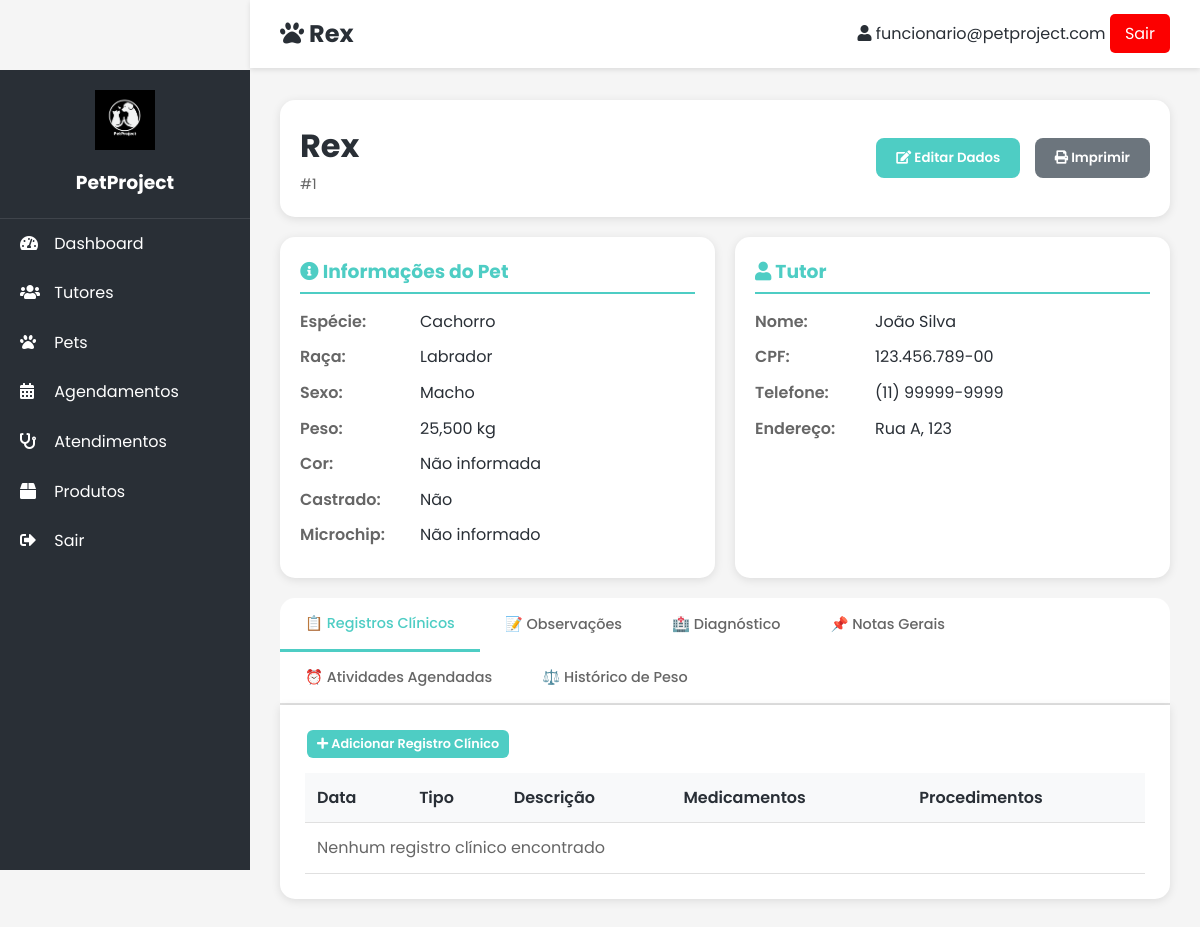
The page /pages/pet_detalhe.php?id=1 (signed in) on the database its author committed.
### tables this page shows
CREATE TABLE pet (
    idPet INT AUTO_INCREMENT PRIMARY KEY,
    nome VARCHAR(100),
    especie VARCHAR(50),
    raca VARCHAR(50),
    peso DECIMAL(5,2),
    sexo VARCHAR(10),
    idTutor INT,
    FOREIGN KEY (idTutor) REFERENCES tutor(idTutor)
);

CREATE TABLE tutor (
    idTutor INT AUTO_INCREMENT PRIMARY KEY,
    nome VARCHAR(100),
    cpf VARCHAR(14),
    telefone VARCHAR(20),
    endereco VARCHAR(150)
);

### pages/pet_detalhe.php (the view, shortened to what this page needs)
<?php
$conn = getConnection();
$pet_id = isset($_GET['id']) ? (int)$_GET['id'] : 0;
$tutor_id = isset($_GET['tutor_id']) ? (int)$_GET['tutor_id'] : 0;
$is_new = (isset($_GET['action']) && $_GET['action'] === 'new') || $pet_id == 0;
$pet = null;
if (!$is_new && $pet_id > 0) {
    $result = $conn->query("SELECT p.*, t.nome as tutor_nome, t.cpf, t.telefone, t.endereco
                            FROM pet p
                            JOIN tutor t ON p.idTutor = t.idTutor
                            WHERE p.idPet = $pet_id");
    $pet = $result->fetch_assoc();
    if ($pet) {
        $pet['microchip'] = isset($pet['microchip']) ? $pet['microchip'] : '';
        $pet['observacoes'] = isset($pet['observacoes']) ? $pet['observacoes'] : '';
        $pet['diagnostico'] = isset($pet['diagnostico']) ? $pet['diagnostico'] : '';
        $pet['notas_gerais'] = isset($pet['notas_gerais']) ? $pet['notas_gerais'] : '';
        $pet['alertas'] = isset($pet['alertas']) ? $pet['alertas'] : '';
        $pet['castrado'] = isset($pet['castrado']) ? $pet['castrado'] : 0;
        $pet['data_nascimento'] = isset($pet['data_nascimento']) ? $pet['data_nascimento'] : '';
        $tutor_id = $pet['idTutor'];
    } else {
        header('Location: pets.php?error=' . urlencode('Pet não encontrado'));
        exit();
    }
}
$tutor = null;
if ($tutor_id > 0) {
    $result = $conn->query("SELECT * FROM tutor WHERE idTutor = $tutor_id");
    $tutor = $result->fetch_assoc();
}
$registros_clinicos = [];
?>
<!DOCTYPE html>
<html lang="pt-BR">
<head>
    <link rel="stylesheet" href="../styles/style.css">
    <link rel="stylesheet" href="https://cdnjs.cloudflare.com/ajax/libs/font-awesome/5.15.3/css/all.min.css">
</head>
<body>
    <div class="sidebar">
        <div class="sidebar-header">
            <img src="../img/PetProject.png" alt="PetProject">
            <h3>PetProject</h3>
        </div>
        <div class="sidebar-menu">
            <a href="dashboard.php"><i class="fas fa-tachometer-alt"></i> Dashboard</a>
            <a href="tutores.php"><i class="fas fa-users"></i> Tutores</a>
            <a href="pets.php"><i class="fas fa-paw"></i> Pets</a>
            <a href="agendamentos.php"><i class="fas fa-calendar-alt"></i> Agendamentos</a>
            <a href="atendimentos.php"><i class="fas fa-stethoscope"></i> Atendimentos</a>
            <a href="produtos.php"><i class="fas fa-box"></i> Produtos</a>
            <a href="logout.php"><i class="fas fa-sign-out-alt"></i> Sair</a>
        </div>
    </div>
    <div class="top-bar">
        <h2><i class="fas fa-paw"></i> <?php echo $pet ? $pet['nome'] : 'Novo Pet'; ?></h2>
        <div>
            <span><i class="fas fa-user"></i> <?php echo $_SESSION['user_email']; ?></span>
            <a href="logout.php" class="btn-logout">Sair</a>
        </div>
    </div>
    <div class="main-content">
        <?php if($is_new || !$pet): ?>
        <div class="info-card">
            <h3>Cadastrar Novo Pet</h3>
            <form method="POST">
                <input type="hidden" name="action" value="update_pet">
                <input type="hidden" name="tutor_id" value="<?php echo $tutor_id; ?>">
                <div class="form-group">
                    <label>Nome do Pet *</label>
                    <input type="text" name="nome" required>
                </div>
                <div class="form-group">
                    <label>Espécie</label>
                    <select name="especie">
                        <option value="Canina">Canina (Cachorro)</option>
                        <option value="Felina">Felina (Gato)</option>
                        <option value="Outro">Outro</option>
                    </select>
                </div>
                <div class="form-group">
                    <label>Raça</label>
                    <input type="text" name="raca">
                </div>
                <div class="form-group">
                    <label>Peso (kg)</label>
                    <input type="number" step="0.001" name="peso">
                </div>
                <div class="form-group">
                    <label>Sexo</label>
                    <select name="sexo">
                        <option value="Macho">Macho</option>
                        <option value="Fêmea">Fêmea</option>
                    </select>
                </div>
                <div class="form-group">
                    <label>Cor</label>
                    <input type="text" name="cor">
                </div>
                <div class="form-group">
                    <label>Data de Nascimento</label>
                    <input type="date" name="data_nascimento">
                </div>
                <button type="submit" class="btn btn-primary">Salvar</button>
                <a href="tutores.php" class="btn btn-secondary">Cancelar</a>
            </form>
        </div>
        <?php else: ?>
        <div class="pet-header">
            <div class="pet-info">
                <h1><?php echo htmlspecialchars($pet['nome']); ?></h1>
                <span class="id">#<?php echo $pet['idPet']; ?></span>
            </div>
            <div class="pet-actions">
                <button class="btn btn-primary" onclick="openEditModal()"><i class="fas fa-edit"></i> Editar Dados</button>
                <button class="btn btn-secondary" onclick="window.print()"><i class="fas fa-print"></i> Imprimir</button>
            </div>
        </div>
        <div class="info-grid">
            <div class="info-card">
                <h3><i class="fas fa-info-circle"></i> Informações do Pet</h3>
                <div class="info-row"><div class="info-label">Espécie:</div><div class="info-value"><?php echo $pet['especie']; ?></div></div>
                <div class="info-row"><div class="info-label">Raça:</div><div class="info-value"><?php echo $pet['raca'] ?: 'SRD'; ?></div></div>
                <div class="info-row"><div class="info-label">Sexo:</div><div class="info-value"><?php echo $pet['sexo']; ?></div></div>
                <div class="info-row"><div class="info-label">Peso:</div><div class="info-value"><?php echo number_format($pet['peso'], 3, ',', '.'); ?> kg</div></div>
                <div class="info-row"><div class="info-label">Cor:</div><div class="info-value"><?php echo $pet['cor'] ?: 'Não informada'; ?></div></div>
                <div class="info-row"><div class="info-label">Castrado:</div><div class="info-value"><?php echo ($pet['castrado'] == 1) ? 'Sim' : 'Não'; ?></div></div>
                <div class="info-row"><div class="info-label">Microchip:</div><div class="info-value"><?php echo $pet['microchip'] ?: 'Não informado'; ?></div></div>
            </div>
            <div class="info-card">
                <h3><i class="fas fa-user"></i> Tutor</h3>
                <div class="info-row"><div class="info-label">Nome:</div><div class="info-value"><?php echo htmlspecialchars($tutor['nome']); ?></div></div>
                <div class="info-row"><div class="info-label">CPF:</div><div class="info-value"><?php echo $tutor['cpf'] ?: 'Não informado'; ?></div></div>
                <div class="info-row"><div class="info-label">Telefone:</div><div class="info-value"><?php echo $tutor['telefone']; ?></div></div>
                <div class="info-row"><div class="info-label">Endereço:</div><div class="info-value"><?php echo $tutor['endereco']; ?></div></div>
            </div>
        </div>
        <div class="tabs">
            <button class="tab-btn active" data-tab="registros">📋 Registros Clínicos</button>
            <button class="tab-btn" data-tab="observacoes">📝 Observações</button>
            <button class="tab-btn" data-tab="diagnostico">🏥 Diagnóstico</button>
            <button class="tab-btn" data-tab="notas">📌 Notas Gerais</button>
            <button class="tab-btn" data-tab="atividades">⏰ Atividades Agendadas</button>
            <button class="tab-btn" data-tab="peso">⚖️ Histórico de Peso</button>
        </div>
        <div id="registros" class="tab-content active">
            <button class="btn btn-primary btn-sm" onclick="openRegistroModal()">
                <i class="fas fa-plus"></i> Adicionar Registro Clínico
            </button>
            <table class="data-table" style="margin-top: 15px;">
                <thead>
                    <tr><th>Data</th><th>Tipo</th><th>Descrição</th><th>Medicamentos</th><th>Procedimentos</th></tr>
                </thead>
                <tbody>
                    <?php if(empty($registros_clinicos)): ?>
                        <tr><td colspan="5" class="empty-message">Nenhum registro clínico encontrado</td></tr>
                    <?php endif; ?>
                </tbody>
            </table>
        </div>
        <?php endif; ?>
    </div>
</body>
</html>

### styles/style.css (style rules this page uses)
:root { --primary: #ffffff; --secondary: #4ECDC4; --accent: #fc0000; --dark: #292F36; --light: #F7FFF7; }
* { margin: 0; padding: 0; box-sizing: border-box; font-family: 'Poppins', sans-serif; }
body { background-color: rgb(255, 255, 255); color: var(--dark); line-height: 1.6; }
.btn { display: inline-block; background-color: var(--secondary); color: rgb(0, 0, 0); padding: 12px 30px; border-radius: 30px; text-decoration: none; font-weight: 600; transition: all 0.3s ease; border: none; cursor: pointer; }

### pages/pet_detalhe.php (style rules this page uses)
* { margin: 0; padding: 0; box-sizing: border-box; }
body { font-family: 'Poppins', sans-serif; background: #f5f5f5; }
.sidebar { width: 250px; background: #292F36; color: white; position: fixed; height: 100vh; overflow-y: auto; z-index: 100; }
.sidebar-header { padding: 20px; text-align: center; border-bottom: 1px solid rgba(255,255,255,0.1); }
.sidebar-header img { height: 60px; width: 60px; margin-bottom: 10px; }
.sidebar-menu a { display: block; padding: 12px 20px; color: white; text-decoration: none; transition: 0.3s; }
.sidebar-menu i { margin-right: 10px; width: 20px; }
.top-bar { background: white; padding: 15px 30px; box-shadow: 0 2px 5px rgba(0,0,0,0.1); display: flex; justify-content: space-between; align-items: center; position: fixed; top: 0; right: 0; left: 250px; z-index: 99; }
.btn-logout { background: #fc0000; color: white; padding: 8px 15px; border-radius: 5px; text-decoration: none; }
.main-content { margin-left: 250px; margin-top: 70px; padding: 30px; }
.pet-header { background: white; border-radius: 15px; padding: 20px; margin-bottom: 20px; box-shadow: 0 2px 10px rgba(0,0,0,0.1); display: flex; justify-content: space-between; align-items: center; }
.pet-info h1 { font-size: 2rem; color: #292F36; }
.pet-info .id { color: #666; font-size: 0.9rem; }
.pet-actions .btn { padding: 10px 20px; border-radius: 8px; text-decoration: none; margin-left: 10px; }
.btn-primary { background: #4ECDC4; color: white; border: none; cursor: pointer; }
.btn-secondary { background: #6c757d; color: white; }
.btn-sm { padding: 5px 10px; font-size: 0.8rem; margin: 0 2px; border-radius: 6px; }
.info-grid { display: grid; grid-template-columns: repeat(auto-fit, minmax(350px, 1fr)); gap: 20px; margin-bottom: 20px; }
.info-card { background: white; border-radius: 15px; padding: 20px; box-shadow: 0 2px 10px rgba(0,0,0,0.1); }
.info-card h3 { color: #4ECDC4; margin-bottom: 15px; border-bottom: 2px solid #4ECDC4; padding-bottom: 5px; }
.info-row { display: flex; margin-bottom: 10px; }
.info-label { width: 120px; font-weight: 600; color: #666; }
.info-value { flex: 1; color: #292F36; }
.tabs { display: flex; background: white; border-radius: 15px 15px 0 0; overflow-x: auto; border-bottom: 2px solid #e0e0e0; flex-wrap: wrap; }
.tab-btn { padding: 15px 25px; background: none; border: none; cursor: pointer; font-size: 0.9rem; font-weight: 500; color: #666; transition: 0.3s; }
.tab-btn.active { color: #4ECDC4; border-bottom: 3px solid #4ECDC4; }
.tab-content { background: white; border-radius: 0 0 15px 15px; padding: 25px; box-shadow: 0 2px 10px rgba(0,0,0,0.1); display: none; }
.tab-content.active { display: block; }
.data-table { width: 100%; border-collapse: collapse; }
.data-table th, .data-table td { padding: 12px; text-align: left; border-bottom: 1px solid #e0e0e0; }
.data-table th { background: #f8f9fa; font-weight: 600; }
.empty-message { text-align: center; padding: 40px; color: #666; }

### rows shown on the page
pet: nome "Rex", idPet "1", especie "Cachorro", raca "Labrador", sexo "Macho", peso "25,500", microchip "Não informado"
tutor: nome "João Silva", cpf "123.456.789-00", telefone "(11) 99999-9999", endereco "Rua A, 123"

### other values the page prints
$_SESSION['user_email'] "funcionario@petproject.com"
$pet['cor'] ?: 'Não informada' "Não informada"
